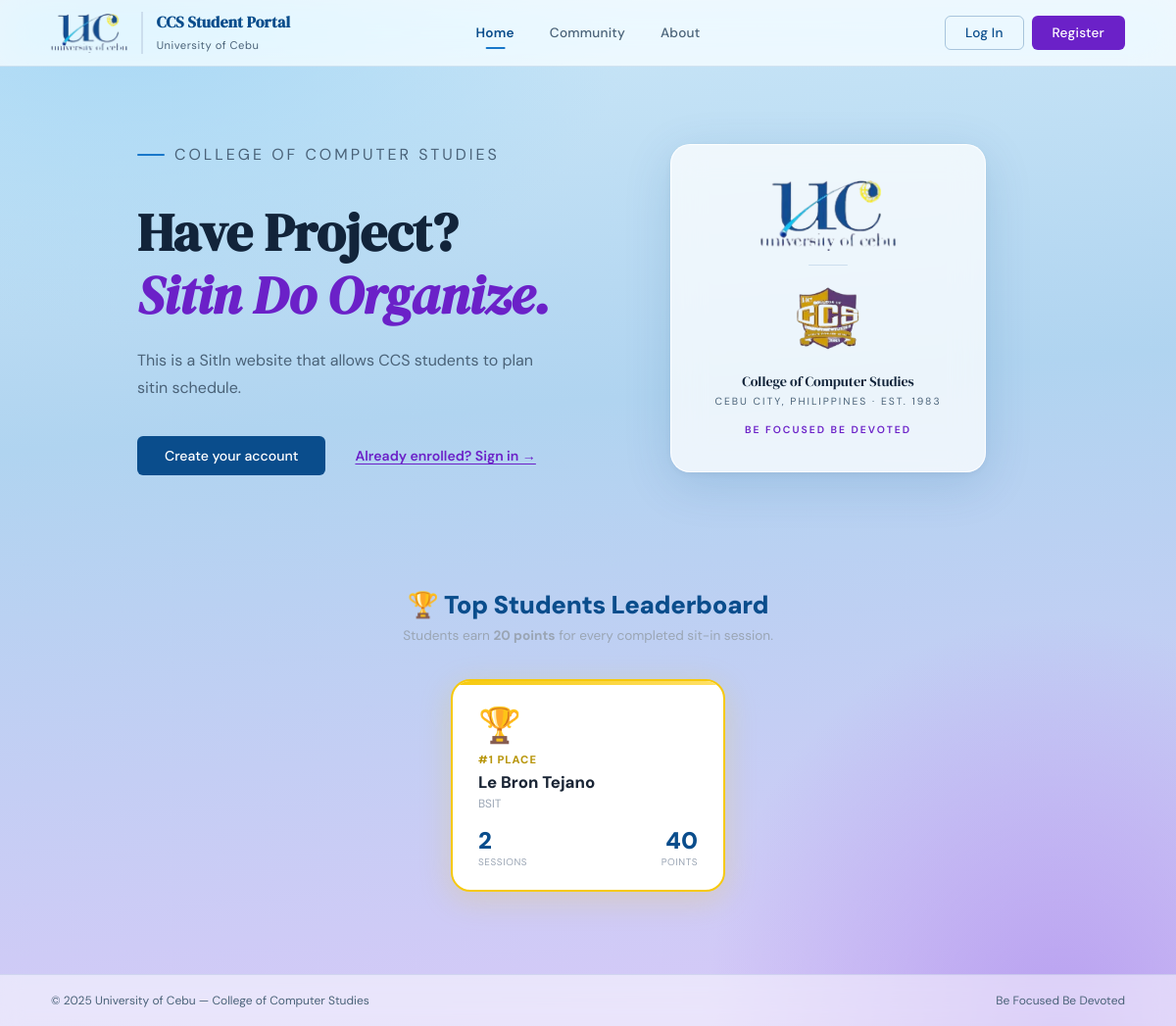
Page /Landing.php on the earlier database version.
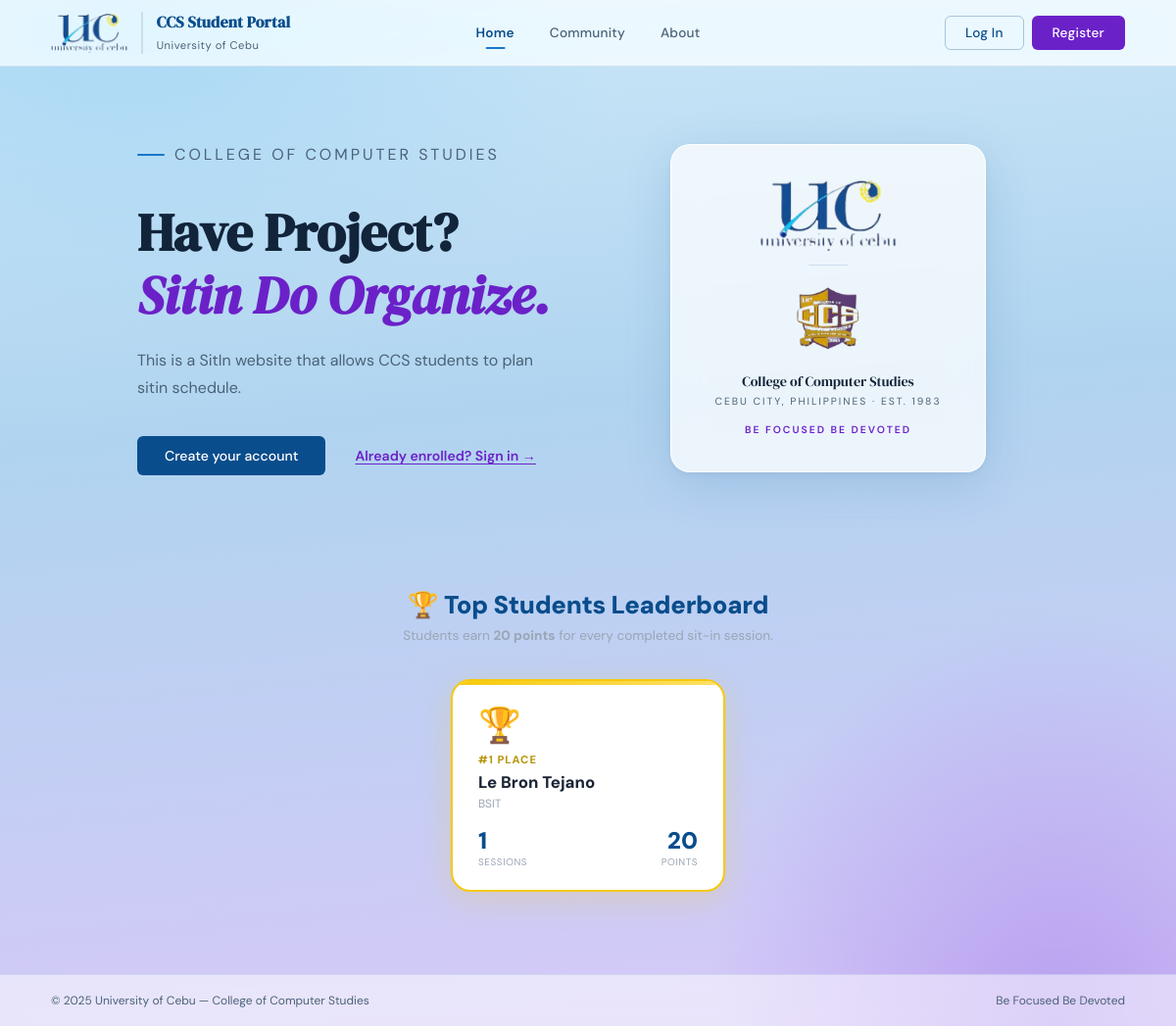
Same page on the later database version.
### tables this page shows
CREATE TABLE students (
    id          INTEGER PRIMARY KEY AUTOINCREMENT,
    student_id  TEXT    NOT NULL UNIQUE,
    first_name  TEXT    NOT NULL,
    middle_name TEXT    DEFAULT '',
    last_name   TEXT    NOT NULL,
    course      TEXT    NOT NULL,
    course_code TEXT    DEFAULT '',
    level       TEXT    NOT NULL,
    email       TEXT    NOT NULL UNIQUE,
    address     TEXT    DEFAULT '',
    password    TEXT    NOT NULL,
    profile_pic TEXT    DEFAULT NULL,
    sessions    INTEGER NOT NULL DEFAULT 30,
    used        INTEGER NOT NULL DEFAULT 0,
    created_at  TEXT    NOT NULL DEFAULT (datetime('now'))
);

### Landing.php (the view, shortened to what this page needs)
<?php
$db = get_db();
$leaders = $db->query("
    SELECT first_name, last_name, course_code, level, used,
           (used * 20) as points,
           ROW_NUMBER() OVER (ORDER BY used DESC) as rank
    FROM students
    WHERE used > 0
    ORDER BY used DESC
    LIMIT 10
")->fetchAll();
?>
<!DOCTYPE html>
<html lang="en">
<head>
  <link rel="stylesheet" href="css/Style.css"/>
</head>
<body class="landing">
<?php include __DIR__ . '/nav_landing.php'; ?>
  <section class="hero">
    <div class="hero-text">
      <p class="hero-eyebrow">College of Computer Studies</p>
      <h1>Have Project?<br/><em>Sitin Do Organize.</em></h1>
      <p>This is a SitIn website that allows CCS students to plan sitin schedule.</p>
      <div class="hero-actions">
        <a href="Register.php" class="cta-main">Create your account</a>
        <a href="Login.php"    class="cta-sub">Already enrolled? Sign in &rarr;</a>
      </div>
    </div>
    <div class="hero-visual">
      <div class="hero-badge">
        <img class="logo-uc"  src="images/uclogo-removebg-preview-removebg-preview.png" alt="UC"/>
        <div class="badge-divider"></div>
        <img class="logo-ccs" src="images/csmainlogo-removebg-preview-removebg-preview.png" alt="CCS"/>
        <div class="badge-label">
          College of Computer Studies
          <small>Cebu City, Philippines &middot; Est. 1983</small>
        </div>
        <span class="badge-motto">Be Focused Be Devoted</span>
      </div>
    </div>
  </section>
  <section class="lb-section" id="leaderboard">
    <div class="lb-heading">
      <h2>🏆 Top Students Leaderboard</h2>
      <p>Students earn <strong>20 points</strong> for every completed sit-in session.</p>
    </div>
    <?php if (empty($leaders)): ?>
      <div class="lb-list">
        <div class="lb-empty">
          <div class="lb-empty-icon">🏅</div>
          No sit-in sessions recorded yet. Be the first to earn points!
        </div>
      </div>
    <?php else: ?>
      <?php
        $rankIcons  = ['🏆', '🥈', '🥉'];
        $rankLabels = ['gold', 'silver', 'bronze'];
        $rankClass  = ['rank-1', 'rank-2', 'rank-3'];
        $top3 = array_slice($leaders, 0, 3);
      ?>
      <div class="lb-podium">
        <?php foreach ($top3 as $i => $s): ?>
        <div class="lb-card <?= $rankClass[$i] ?? '' ?>">
          <div class="lb-card-icon"><?= $rankIcons[$i] ?? '🏅' ?></div>
          <div class="lb-card-rank <?= $rankLabels[$i] ?? '' ?>">#<?= $s['rank'] ?> Place</div>
          <div class="lb-card-name"><?= htmlspecialchars($s['first_name'] . ' ' . $s['last_name']) ?></div>
          <div class="lb-card-course"><?= htmlspecialchars($s['course_code'] ?: ($s['level'] ?? '')) ?></div>
          <div class="lb-card-stats">
            <div class="lb-card-stat">
              <div class="lb-card-stat-val"><?= $s['used'] ?></div>
              <div class="lb-card-stat-lbl">Sessions</div>
            </div>
            <div class="lb-card-stat" style="text-align:right;">
              <div class="lb-card-stat-val"><?= $s['points'] ?></div>
              <div class="lb-card-stat-lbl">Points</div>
            </div>
          </div>
        </div>
        <?php endforeach; ?>
      </div>
    <?php endif; ?>
  </section>
<?php include __DIR__ . '/footer.php'; ?>
</body>
</html>

Differences in the rows shown:
changed students "Le Bron Tejano": used "2" → "1"; points "40" → "20"
